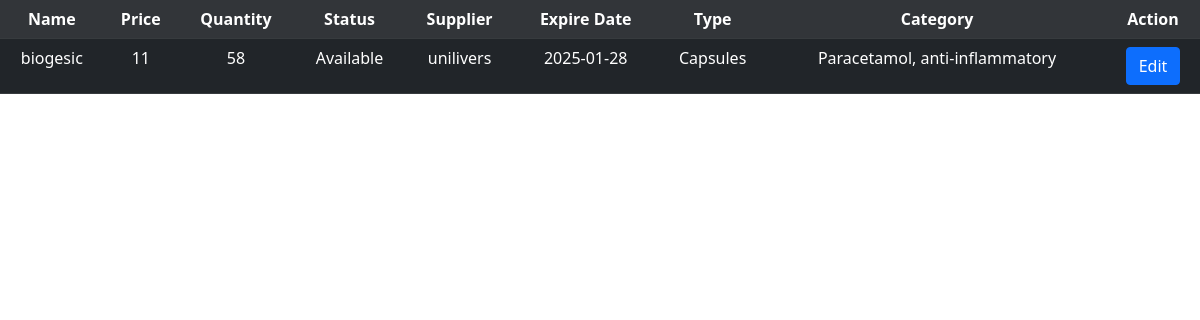
/php/search.php?inputSearch=biogesic, run on the app's committed database.
### tables this page shows
CREATE TABLE `med_inventory` (
  `Med_Id` int(11) NOT NULL,
  `Med_name` varchar(50) NOT NULL,
  `category` varchar(255) NOT NULL,
  `type` varchar(50) NOT NULL,
  `Med_price` int(20) NOT NULL,
  `Med_Quantity` int(20) NOT NULL,
  `Med_status` varchar(15) NOT NULL,
  `Med_ExpDate` date NOT NULL,
  `sup_Id` int(10) NOT NULL,
  `archive` int(11) NOT NULL
);

CREATE TABLE `supplier` (
  `sup_Id` int(10) NOT NULL,
  `sup_Company` varchar(20) NOT NULL,
  `sup_Address` varchar(50) NOT NULL,
  `sup_Contact_no.` varchar(20) NOT NULL,
  `sup_email` varchar(50) NOT NULL,
  `archive` int(11) NOT NULL
);

### php/search.php (the view, shortened to what this page needs)
     <link href="https://cdn.jsdelivr.net/npm/bootstrap@5.0.2/dist/css/bootstrap.min.css" rel="stylesheet">
<?php
  $conn = mysqli_connect("localhost", "root", "");
  if (isset($_GET['inputSearch']) || isset($_GET['categories'])) {
   $inputed = isset($_GET['inputSearch']) ? mysqli_real_escape_string($conn, $_GET['inputSearch']) : '';
$sql = "SELECT  mi.Med_Id, mi.Med_name, mi.type,s.sup_Company, mi.category, mi.Med_price, mi.Med_Quantity, mi.Med_status, mi.Med_ExpDate, mi.sup_Id, mi.archive FROM `med_inventory` mi
            LEFT JOIN supplier s ON mi.sup_Id = s.sup_Id WHERE 1 AND mi.archive = 0 ";
if (!empty($inputed)) {
    $sql .= " AND `Med_name` LIKE '%$inputed%'";
}
$result = $conn->query($sql);
if ($result->num_rows > 0) {
    echo "<table id='Datatable' class='table table-striped table-hover'>
            <tr class='table-dark text-center'>
                <th>Name</th>
                <th>Price</th>
                <th>Quantity</th>
                <th>Status</th>
                <th>Supplier</th>
                <th>Expire Date</th>
                <th>Type</th>
                <th>Category</th>
                <th>Action</th>
            </tr>";
    while ($row = $result->fetch_assoc()) {
        echo "<tr class='table-dark text-center'>";
        echo "<td>" . $row["Med_name"] . "</td>";
        echo "<td>" . $row["Med_price"] . "</td>";
        echo "<td>" . $row["Med_Quantity"] . "</td>";
        echo "<td>" . $row["Med_status"] . "</td>";
        echo "<td>" . $row["sup_Company"] . "</td>";
        echo "<td>" . $row["Med_ExpDate"] . "</td>";
        echo "<td>" . $row["type"] . "</td>";
        echo "<td>" . $row["category"] . "</td>";
        echo "<td><div class='button'><button id='edit' class='editButton btn btn-primary' onclick=\"populateForm1(" . $row["Med_Id"] . ", '" . $row["Med_name"] . "', " . $row["Med_price"] . ", " . $row["Med_Quantity"] . ",'" . $row["Med_ExpDate"] . "', " . $row["sup_Id"] . ")\">Edit</button></div></td>";
        echo "</tr>";
    }
    echo "</table>";
} else {
    echo "<p>No results found</p>";
}
}
?>

### data on the page
med_inventory: Med_name "biogesic", Med_price "11", Med_Quantity "58", Med_status "Available", sup_Id.sup_Company "unilivers", Med_ExpDate "2025-01-28", type "Capsules", category "Paracetamol, anti-inflammatory"
